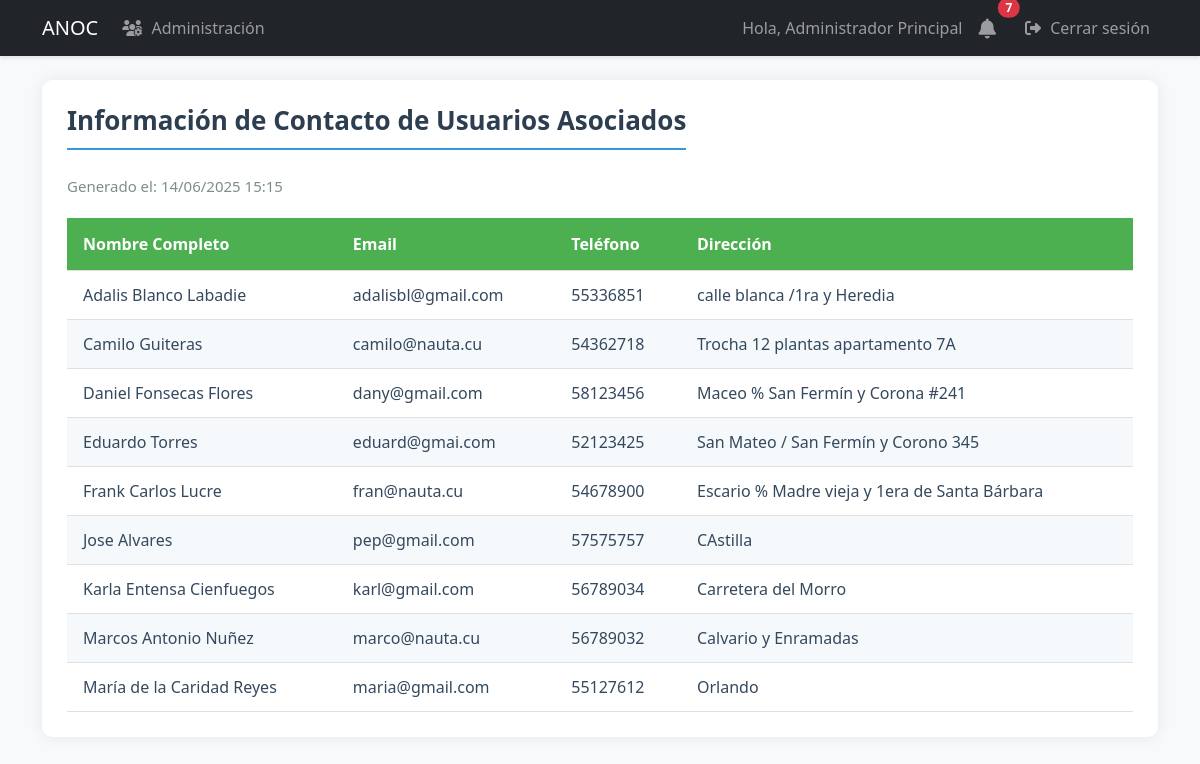
Page /reports/contact (signed in) on the committed database.
### models.py (models this page shows, shortened)
class User(UserMixin, db.Model):
    id = db.Column(db.Integer, primary_key=True)
    username = db.Column(db.String(80), unique=True, nullable=False, index=True)
    email = db.Column(db.String(120), unique=True, nullable=False, index=True)
    password_hash = db.Column(db.String(128))
    role = db.Column(db.String(20), default='user')  # 'admin', 'specialist', 'dependiente', 'user'
    is_associated = db.Column(db.Boolean, default=False, nullable=False)
    full_name = db.Column(db.String(100), nullable=False)
    phone = db.Column(db.String(20), nullable=False)
    profile_image = db.Column(db.String(255))  # Ruta de la imagen de perfil
    last_login = db.Column(db.DateTime)  # Fecha del último inicio de sesión
    is_active = db.Column(db.Boolean, default=True)  # Para manejar cuentas activas/inactivas
    address = db.Column(db.String(200))  # Nuevo campo para dirección
    birds = db.relationship('UserBirds', backref='user', lazy=True, cascade='all, delete-orphan')
    awards = db.relationship('Award', backref='user', lazy=True, cascade='all, delete-orphan')
    notifications = db.relationship('Notification', backref='user', lazy=True)

### app.py (the view)
@app.route('/reports/contact')
@login_required
def contact_report():
    if current_user.role not in ['admin', 'specialist']:
        abort(403)
    associates = db.session.execute(
        select(User).where(User.is_associated == True).order_by(User.full_name)
    ).scalars()
    return render_template('reports/contact_report.html',
                         associates=associates,
                         now=datetime.utcnow())

### app.py (called while the page is built)
@login_manager.user_loader
def load_user(user_id):
    return db.session.get(User, int(user_id))

### templates/reports/contact_report.html (shortened to what this page needs)
{% extends "base.html" %}
{% block content %}
<div class="report-container">
    <h2 class="report-title">Información de Contacto de Usuarios Asociados</h2>
    <div class="report-header">
        <div class="report-meta">
            <span>Generado el: {{ now.strftime('%d/%m/%Y %H:%M') }}</span>
        </div>
    </div>
    <table class="report-table">
        <thead>
            <tr>
                <th>Nombre Completo</th>
                <th>Email</th>
                <th>Teléfono</th>
                <th>Dirección</th>
            </tr>
        </thead>
        <tbody>
            {% for user in associates %}
            <tr>
                <td>{{ user.full_name }}</td>
                <td>{{ user.email }}</td>
                <td>{{ user.phone }}</td>
                <td>{{ user.address or 'No registrada' }}</td>
            </tr>
            {% endfor %}
        </tbody>
    </table>
</div>
{% endblock %}

### templates/base.html (shortened to what this page needs)
<!DOCTYPE html>
<html lang="es">
<head>
    <link href="https://cdn.jsdelivr.net/npm/bootstrap@5.3.0/dist/css/bootstrap.min.css" rel="stylesheet">
    <link href="https://cdnjs.cloudflare.com/ajax/libs/font-awesome/6.4.0/css/all.min.css" rel="stylesheet">
    <link rel="stylesheet" href="{{ url_for('static', filename='css/styles.css') }}">
</head>
<body>
    <nav class="navbar navbar-expand-lg navbar-dark bg-dark">
        <div class="container">
            <a class="navbar-brand" href="{{ url_for('dashboard') }}">ANOC</a>
            <div class="collapse navbar-collapse" id="navbarNav">
                <ul class="navbar-nav me-auto">
                    {% if current_user.is_authenticated and current_user.role == 'admin' %}
                        <li class="nav-item">
                            <a class="nav-link" href="{{ url_for('admin_users') }}">
                                <i class="fas fa-users-cog"></i> Administración
                            </a>
                        </li>
                    {% endif %}
                </ul>
                <ul class="navbar-nav">
                    {% if current_user.is_authenticated %}
                        <li class="nav-item">
                            <span class="nav-link">Hola, {{ current_user.full_name }}</span>
                        </li>
                        <li class="nav-item position-relative me-2">
                            <a class="nav-link" href="{{ url_for('notifications') }}">
                                <i class="fas fa-bell fa-lg"></i>
                                {% if current_user.is_authenticated %}
                                    {% set unread_count = get_unread_notifications_count(current_user.id) %}
                                    {% if unread_count > 0 %}
                                        <span class="position-absolute top-0 start-100 translate-middle badge rounded-pill bg-danger">
                                            {{ unread_count }}
                                        </span>
                                    {% endif %}
                                {% endif %}
                            </a>
                        </li>
                        <li class="nav-item">
                            <a class="nav-link" href="{{ url_for('logout') }}">
                                <i class="fas fa-sign-out-alt"></i> Cerrar sesión
                            </a>
                        </li>
                    {% else %}
                        <li class="nav-item">
                            <a class="nav-link" href="{{ url_for('login') }}">
                                <i class="fas fa-sign-in-alt"></i> Iniciar sesión
                            </a>
                        </li>
                    {% endif %}
                </ul>
            </div>
        </div>
    </nav>
    <div class="container mt-4">
        {% block content %}{% endblock %}
    </div>
</body>
</html>

### static/css/styles.css (style rules this page uses)
.navbar { box-shadow: 0 2px 4px rgba(0,0,0,0.1); }
:root { --primary-color: #2c3e50; --secondary-color: #4CAF50; --light-gray: #f8f9fa; --medium-gray: #e9ecef; --dark-gray: #6c757d; --text-color: #495057; --white: #ffffff; }
.report-container { padding: 20px; max-width: 100%; overflow-x: auto; }
.report-title { color: #0b0b0b; margin-bottom: 20px; }
.report-header { display: flex; justify-content: space-between; margin-bottom: 20px; }
.report-table { width: 100%; border-collapse: collapse; }
.report-table th, .report-table td { padding: 12px 15px; text-align: left; border-bottom: 1px solid #ddd; }
.report-table th { background-color: #f8f9fa; font-weight: 600; }
.report-container { font-family: 'Segoe UI', Tahoma, Geneva, Verdana, sans-serif; max-width: 100%; margin: 20px auto; padding: 25px; background: white; box-shadow: 0 0 15px rgba(0, 0, 0, 0.08); border-radius: 10px; }
.report-title { color: #2c3e50; border-bottom: 2px solid #f39c12; padding-bottom: 12px; margin-bottom: 25px; font-size: 26px; font-weight: 600; }
.report-meta { color: #7f8c8d; font-size: 15px; }
.report-table { width: 100%; border-collapse: collapse; min-width: 700px; }
.report-table th { background-color: #f39c12; color: white; padding: 14px 16px; text-align: left; font-weight: 600; }
.report-table td { padding: 12px 16px; border-bottom: 1px solid #e0e0e0; color: #34495e; }
.report-table tr:nth-child(even) { background-color: #fdf6e3; }
.report-title { color: #2c3e50; border-bottom: 2px solid #3498db; padding-bottom: 12px; margin-bottom: 25px; font-size: 26px; font-weight: 600; }
.report-table th { background-color: #3498db; color: white; padding: 14px 16px; text-align: left; font-weight: 600; }
.report-table tr:nth-child(even) { background-color: #f5f9fc; }
:root { --primary-green: #28a745; --light-green: #d4edda; --dark-green: #218838; --soft-green: #e8f5e9; --text-dark: #343a40; --text-muted: #6c757d; }
body { background-color: #f8f9fa; color: var(--text-dark); }
h2 { color: var(--primary-green); font-weight: 600; border-bottom: 2px solid var(--primary-green); padding-bottom: 8px; display: inline-block; }
.fas { margin-right: 5px; }
.report-table th { background-color: #4CAF50; color: white; }

### rows in the picture
User: full_name "Administrador Principal"
User: full_name "Adalis Blanco Labadie", email "adalisbl@gmail.com", phone "55336851", address "calle blanca /1ra y Heredia"
User: full_name "Camilo Guiteras", email "camilo@nauta.cu", phone "54362718", address "Trocha 12 plantas apartamento 7A"
User: full_name "Daniel Fonsecas Flores", email "dany@gmail.com", phone "58123456", address "Maceo % San Fermín y Corona #241"
User: full_name "Eduardo Torres", email "eduard@gmai.com", phone "52123425", address "San Mateo / San Fermín y Corono 345"
User: full_name "Frank Carlos Lucre", email "fran@nauta.cu", phone "54678900", address "Escario % Madre vieja y 1era de Santa Bárbara"
User: full_name "Jose Alvares", email "pep@gmail.com", phone "57575757", address "CAstilla"
User: full_name "Karla Entensa Cienfuegos", email "karl@gmail.com", phone "56789034", address "Carretera del Morro"
User: full_name "Marcos Antonio Nuñez", email "marco@nauta.cu", phone "56789032", address "Calvario y Enramadas"
User: full_name "María de la Caridad Reyes", email "maria@gmail.com", phone "55127612", address "Orlando"

### other values in the picture
{{ unread_count }} "7"
